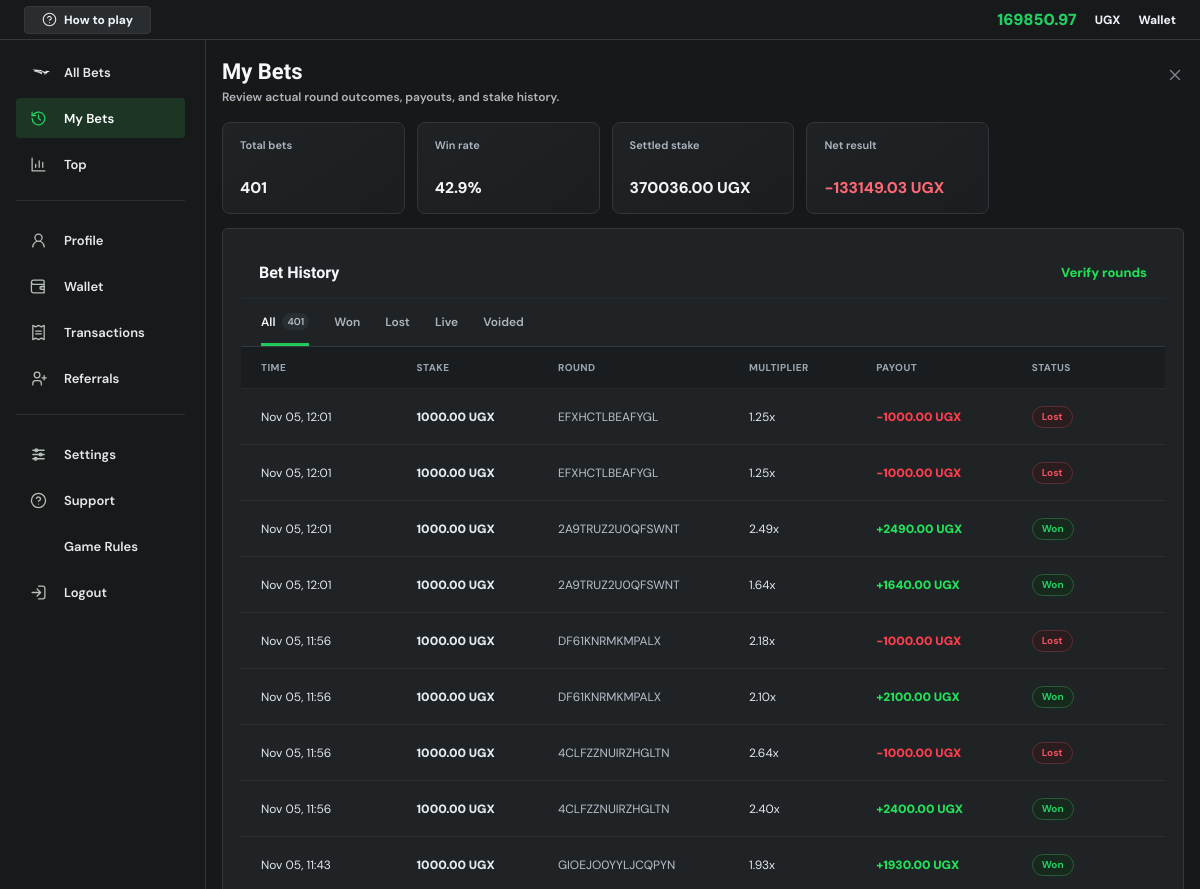
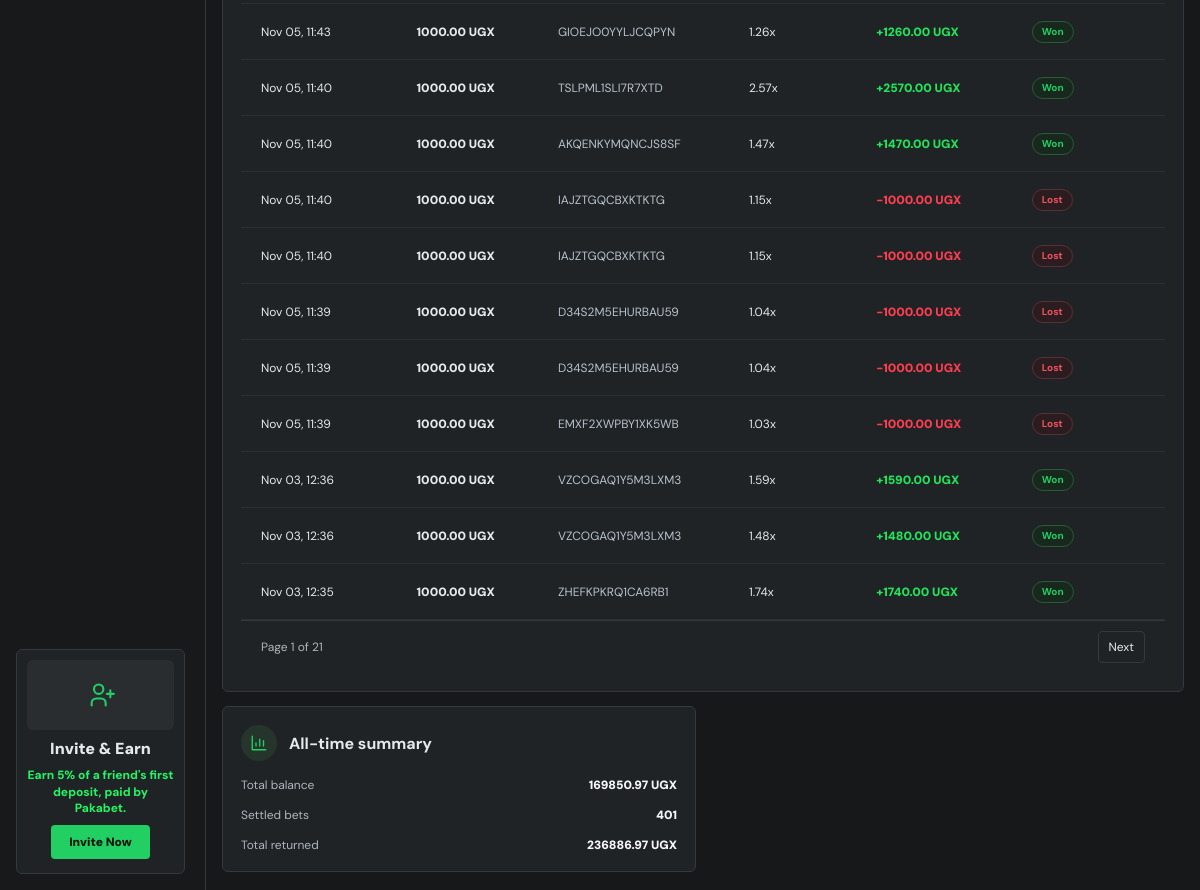
/bet-history/ (signed in), run on an earlier commit of the app's database (2 pictures, top to bottom).
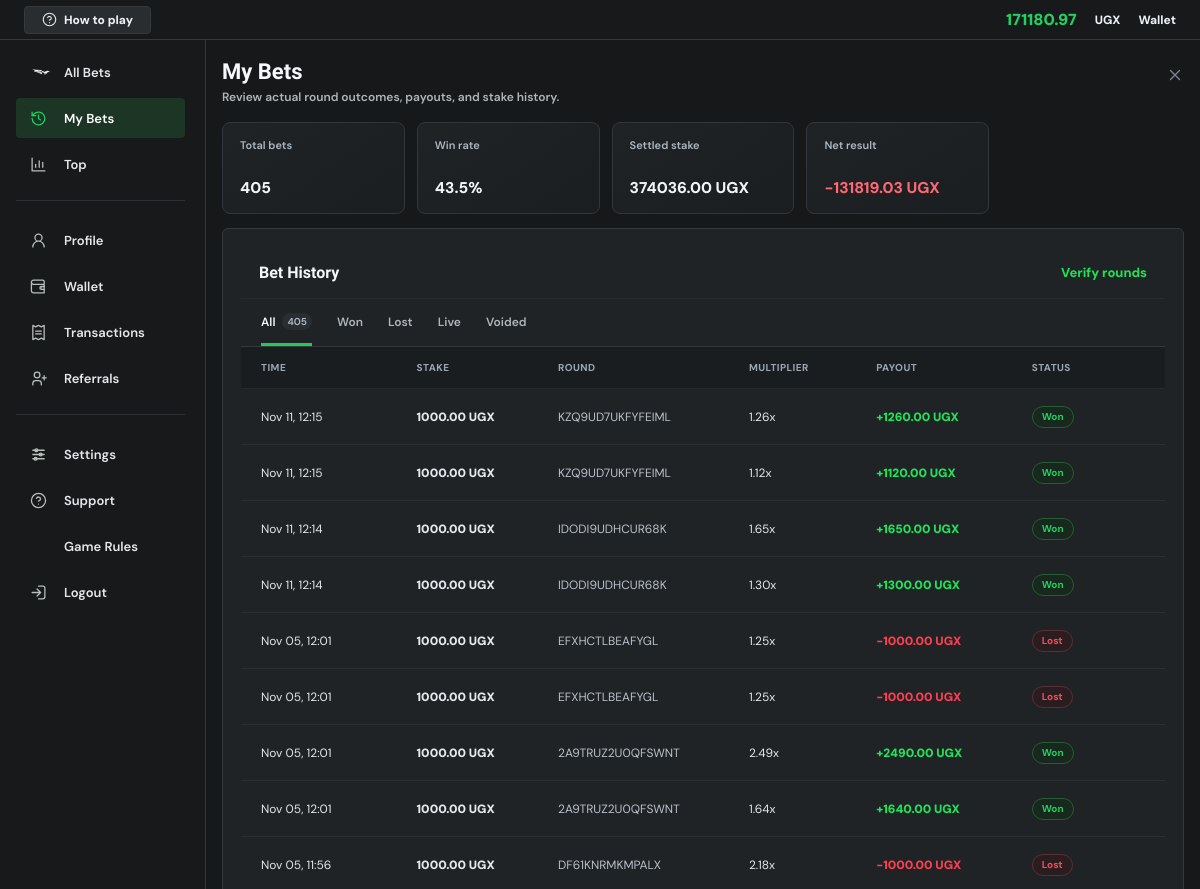
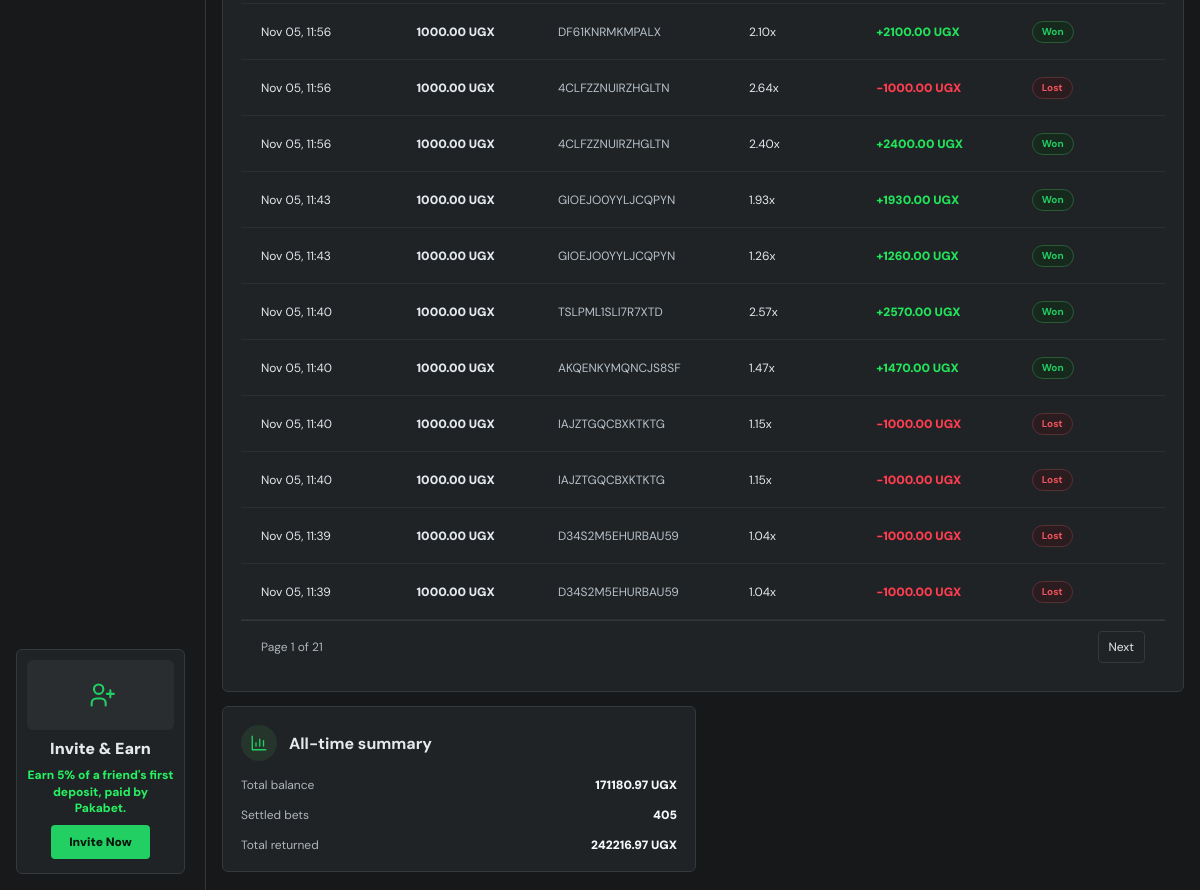
And on a later commit of the database (2 pictures, top to bottom).
### core/models.py (models this page shows, shortened)
class Profile(models.Model):
    user = models.OneToOneField(User, on_delete=models.CASCADE)
    referral_code = models.UUIDField(default=uuid.uuid4, unique=True, editable=False)
    client_seed = models.CharField(max_length=128, default=generate_client_seed)
    balance = models.DecimalField(max_digits=12, decimal_places=2, default=0)
    currency = models.CharField(max_length=3, default='UGX')
    phone_number = models.CharField(max_length=20, blank=True)
    daily_deposit_limit = models.DecimalField(
        max_digits=12,
        decimal_places=2,
        default=300000,
        validators=[MinValueValidator(Decimal('500.00')), MaxValueValidator(Decimal('10000000.00'))],
    )
    daily_loss_limit = models.DecimalField(max_digits=12, decimal_places=2, default=200000)
    ACCOUNT_STATUS_CHOICES = [
        ('active', 'Active'),
        ('locked', 'Locked'),
        ('banned', 'Banned'),
        ('anonymized', 'Anonymized'),
    ]
    account_status = models.CharField(max_length=12, choices=ACCOUNT_STATUS_CHOICES, default='active')
    account_note = models.CharField(max_length=255, blank=True)
    created_at = models.DateTimeField(auto_now_add=True)

class GameSession(models.Model):
    user = models.ForeignKey(User, on_delete=models.CASCADE)
    round = models.ForeignKey(GameRound, on_delete=models.SET_NULL, null=True, blank=True, related_name='bets')
    stake = models.DecimalField(max_digits=8, decimal_places=2)
    crash_point = models.DecimalField(max_digits=8, decimal_places=2)
    auto_cashout_at = models.DecimalField(max_digits=8, decimal_places=2, null=True, blank=True)
    bet_request_id = models.CharField(max_length=32, blank=True)
    cashed_out_at = models.DecimalField(max_digits=8, decimal_places=2, null=True, blank=True)
    won_amount = models.DecimalField(max_digits=12, decimal_places=2, default=0)
    admin_refunded_at = models.DateTimeField(null=True, blank=True)
    created_at = models.DateTimeField(default=timezone.now)
    class Meta:
        indexes = [
            models.Index(fields=['round', '-stake']),
            models.Index(fields=['round', '-won_amount']),
            models.Index(fields=['round', 'user']),
            models.Index(fields=['round', 'cashed_out_at', 'auto_cashout_at']),
        ]
        constraints = [
            models.UniqueConstraint(
                fields=['user', 'bet_request_id'],
                condition=~models.Q(bet_request_id=''),
                name='unique_user_bet_request',
            ),
        ]
    @property
    def is_winner(self):
        return self.cashed_out_at is not None and self.cashed_out_at < self.crash_point

class GameRound(models.Model):
    STATUS_CHOICES = [
        ('betting', 'Betting'),
        ('flying', 'Flying'),
        ('crashed', 'Crashed'),
        ('void', 'Void'),
    ]
    public_id = models.CharField(max_length=24, unique=True, db_index=True)
    created_by = models.ForeignKey(
        User,
        on_delete=models.SET_NULL,
        null=True,
        blank=True,
        related_name='created_game_rounds',
    )
    server_seed_hash = models.CharField(max_length=64)
    server_seed_private = models.CharField(max_length=128, blank=True)
    server_seed = models.CharField(max_length=128, blank=True)
    client_seed = models.CharField(max_length=128)
    crash_point = models.DecimalField(max_digits=8, decimal_places=2)
    house_edge = models.DecimalField(max_digits=5, decimal_places=4, default=Decimal('0.0100'))
    status = models.CharField(max_length=10, choices=STATUS_CHOICES, default='flying')
    betting_ends_at = models.DateTimeField(null=True, blank=True)
    bet_count = models.PositiveIntegerField(default=0)
    winning_bet_count = models.PositiveIntegerField(default=0)
    started_at = models.DateTimeField(default=timezone.now)
    crashed_at = models.DateTimeField(null=True, blank=True)
    revealed_at = models.DateTimeField(null=True, blank=True)
    class Meta:
        ordering = ['-started_at']
        indexes = [
            models.Index(fields=['-started_at']),
            models.Index(fields=['status', '-started_at']),
        ]

### core/views.py (the view)
# urls.py: path('bet-history/', views.bet_history, name='bet_history'),
@login_required
def bet_history(request):
    profile = get_object_or_404(Profile, user=request.user)
    history = _bet_history_data(request.user, profile, request.GET.get('outcome', 'all'), request.GET.get('page'))
    return render(request, 'core/bet_history.html', history)

### core/context_processors.py (called while the page is built)
def platform_branding(request):
    settings = PlatformSettings.objects.filter(pk=1).first()
    return {
        'platform_branding': settings,
        'platform_name': settings.site_name if settings else 'Pakabet',
        'platform_tagline': settings.site_tagline if settings else '',
    }

### core/security.py (called while the page is built, shortened)
def check_security_configuration():
    global _configuration_check_complete
    if _configuration_check_complete:
        return

    def __call__(self, request):
        check_security_configuration()
        response = self.get_response(request)
        return response

### core/templates/core/bet_history.html (shortened to what the changed rows need)
{% extends 'core/base.html' %}
{% block content %}
<section class="account-page account-list-page">
    <div class="account-workspace">
        {% include 'core/partials/account_topbar.html' %}
        <main class="account-main account-main-wide">
            <section class="account-content">
                <div class="account-title-row">
                    <div>
                        <h1>My Bets</h1>
                    </div>
                </div>
                <section class="bet-history-summary" aria-label="Bet performance summary">
                    <article><span>Total bets</span><strong>{{ total_bets }}</strong></article>
                    <article><span>Win rate</span><strong>{{ win_rate|floatformat:1 }}%</strong></article>
                    <article><span>Settled stake</span><strong>{{ total_staked|floatformat:2 }} {{ profile.currency }}</strong></article>
                    <article><span>Net result</span><strong class="{% if net_result >= 0 %}positive{% else %}negative{% endif %}">{{ net_result|floatformat:2 }} {{ profile.currency }}</strong></article>
                </section>
                <section class="account-card account-table-card">
                    <div class="section-heading">
                        <h2>Bet History</h2>
                    </div>
                    <nav class="bet-outcome-filters" aria-label="Filter bets by result">
                        <a class="{% if outcome == 'all' %}active{% endif %}" href="?outcome=all">All <span>{{ total_bets }}</span></a>
                    </nav>
                    <div class="account-table bet-history-table">
                        {% for session in sessions %}
                            <article class="account-table-row bet-history-row">
                                <span class="bet-time" data-label="Time">{{ session.created_at|date:'M d, H:i' }}</span>
                                <strong data-label="Stake">{{ session.stake|floatformat:2 }} {{ profile.currency }}</strong>
                                <span class="bet-round" data-label="Round">{% if session.round %}{{ session.round.public_id }}{% else %}Unavailable{% endif %}</span>
                                <span data-label="Multiplier">{% if session.cashed_out_at %}{{ session.cashed_out_at|floatformat:2 }}x{% elif session.round.status == 'crashed' %}{{ session.round.crash_point|floatformat:2 }}x{% else %}--{% endif %}</span>
                                <em class="{% if session.is_winner or session.admin_refunded_at %}positive{% elif session.round.status == 'crashed' %}negative{% endif %}" data-label="Payout">
                                    {% if session.is_winner %}+{{ session.won_amount|floatformat:2 }} {{ profile.currency }}{% elif session.admin_refunded_at %}+{{ session.stake|floatformat:2 }} {{ profile.currency }} refunded{% elif session.round.status == 'crashed' %}-{{ session.stake|floatformat:2 }} {{ profile.currency }}{% else %}--{% endif %}
                                </em>
                                <span data-label="Status"><span class="bet-status {% if session.is_winner or session.admin_refunded_at %}won{% elif session.round.status == 'crashed' %}lost{% elif session.round.status == 'void' %}void{% else %}live{% endif %}">{% if session.is_winner %}Won{% elif session.admin_refunded_at %}Refunded{% elif session.round.status == 'crashed' %}Lost{% elif session.round.status == 'void' %}Voided{% else %}Live{% endif %}</span></span>
                            </article>
                        {% empty %}
                            <div class="account-empty-state">{% if outcome == 'all' %}No bets yet. Your rounds will appear here after you play.{% else %}No {{ outcome }} bets found.{% endif %}</div>
                        {% endfor %}
                    </div>
                </section>
            </section>
            <aside class="account-right-rail">
                <section class="account-card">
                    <ul class="rail-list">
                        <li><span>Total balance</span><strong>{{ profile.balance|floatformat:2 }} {{ profile.currency }}</strong></li>
                        <li><span>Settled bets</span><strong>{{ settled_bets }}</strong></li>
                        <li><span>Total returned</span><strong>{{ total_returned|floatformat:2 }} {{ profile.currency }}</strong></li>
                    </ul>
                </section>
            </aside>
        </main>
    </div>
</section>
{% endblock %}

### core/templates/core/partials/account_topbar.html (shortened to what this page needs)
<header class="account-topbar">
    <a class="help-chip" href="{% url 'how_to_play' %}"><svg class="ui-icon" aria-hidden="true"><use href="#icon-help"></use></svg><span>How to play</span></a>
    <div>
        <strong data-account-balance>{{ profile.balance|floatformat:2 }}</strong>
        <span>{{ profile.currency }}</span>
        <a href="{% url 'wallet' %}">Wallet</a>
    </div>
</header>

What changed in the data, as far as the page shows it:
no longer on this page (row unchanged): GameSession: created_at "Nov 05, 11:39", stake "1000.00", {{ profile.currency }} "UGX", round.public_id "EMXF2XWPBY1XK5WB", round.crash_point "1.03", shows "Lost"
no longer on this page (row unchanged): GameSession: created_at "Nov 03, 12:36", stake "1000.00", {{ profile.currency }} "UGX", round.public_id "VZCOGAQ1Y5M3LXM3", cashed_out_at "1.59", won_amount "1590.00", crash_point "Won"
no longer on this page (row unchanged): GameSession: created_at "Nov 03, 12:36", stake "1000.00", {{ profile.currency }} "UGX", round.public_id "VZCOGAQ1Y5M3LXM3", cashed_out_at "1.48", won_amount "1480.00", crash_point "Won"
no longer on this page (row unchanged): GameSession: created_at "Nov 03, 12:35", stake "1000.00", {{ profile.currency }} "UGX", round.public_id "ZHEFKPKRQ1CA6RB1", cashed_out_at "1.74", won_amount "1740.00", crash_point "Won"
changed Profile "UGX": balance "169850.97" → "171180.97"
added GameSession: created_at "Nov 11, 12:15", stake "1000.00", {{ profile.currency }} "UGX", round.public_id "KZQ9UD7UKFYFEIML", cashed_out_at "1.26", won_amount "1260.00", crash_point "Won"
added GameSession: created_at "Nov 11, 12:15", stake "1000.00", {{ profile.currency }} "UGX", round.public_id "KZQ9UD7UKFYFEIML", cashed_out_at "1.12", won_amount "1120.00", crash_point "Won"
added GameSession: created_at "Nov 11, 12:14", stake "1000.00", {{ profile.currency }} "UGX", round.public_id "IDODI9UDHCUR68K", cashed_out_at "1.65", won_amount "1650.00", crash_point "Won"
added GameSession: created_at "Nov 11, 12:14", stake "1000.00", {{ profile.currency }} "UGX", round.public_id "IDODI9UDHCUR68K", cashed_out_at "1.30", won_amount "1300.00", crash_point "Won"
Also different on the page:
{{ total_bets }}: "401" → "405"
{{ win_rate|floatformat:1 }}: "42.9" → "43.5"
{{ total_staked|floatformat:2 }}: "370036.00" → "374036.00"
{{ net_result|floatformat:2 }}: "-133149.03" → "-131819.03"
{{ settled_bets }}: "401" → "405"
{{ total_returned|floatformat:2 }}: "236886.97" → "242216.97"
